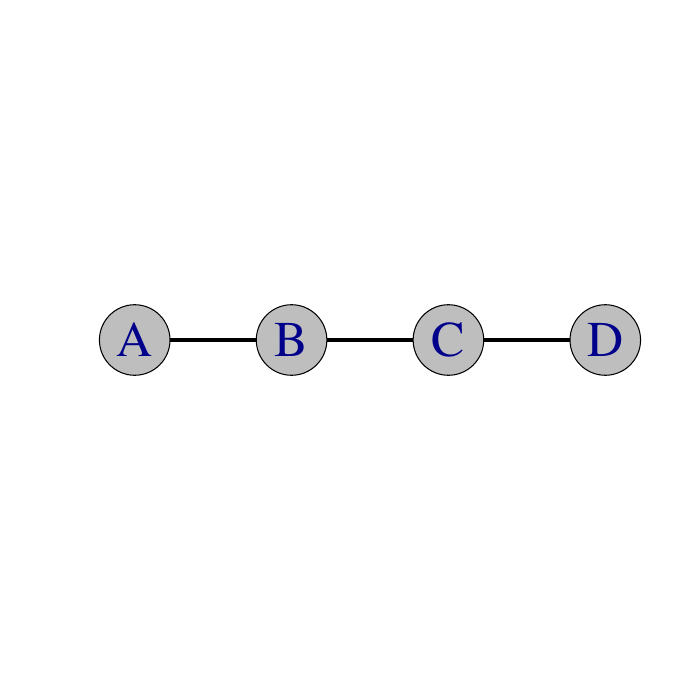

Reproduce this figure in R.

## still not working like it should (like line.pdf for 3)

rm( list=ls() )
library(igraph)

 A <- matrix(0,4,4)
 A[1,3] <- A[3,1] <- 1
 A[2,4] <- A[4,2] <- 1
 A[2,3] <- A[3,2] <- 1
 g <- graph.adjacency(A)

 ll <- rbind( c(0,0), c(1,0), c( 2,0 ),  c(3,0) )


 pdf( file="lockedlines.pdf" )
 par( mgp=rep(1,3) )
 plot(g,  layout=ll, xlim=c(-.2,3.2), ylim=c(-1.2,1.2),
	edge.arrow.width=0, edge.width=3, vertex.label=c("A","B","C","D"),
	edge.color="black" , rescale=FALSE, vertex.color="grey",
	vertex.label.cex=3, vertex.size=45 )
 dev.off()
